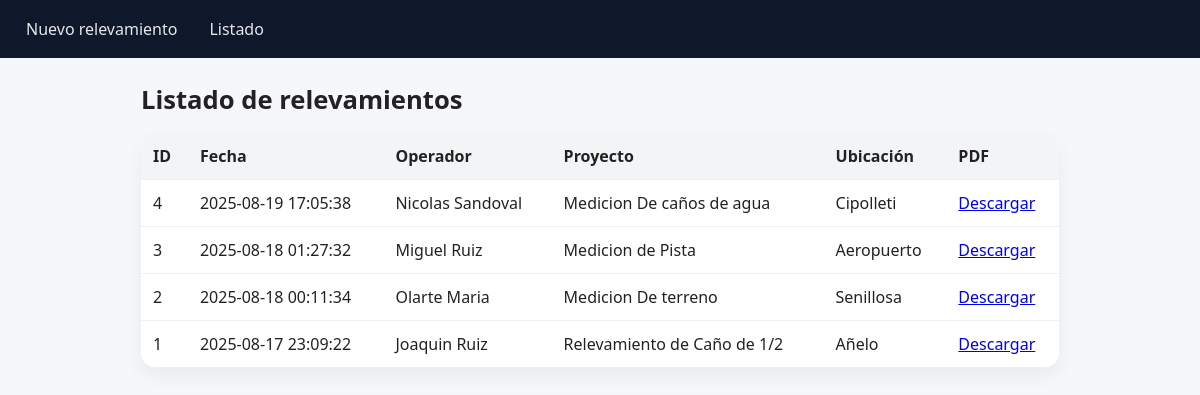
/listado, run on the app's committed database.
### tables this page shows
CREATE TABLE relevamientos (
            id INTEGER PRIMARY KEY AUTOINCREMENT,
            operador TEXT NOT NULL,
            ubicacion TEXT NOT NULL,
            proyecto TEXT NOT NULL,
            observaciones TEXT,
            fecha TEXT NOT NULL,
            pdf_nombre TEXT
        );

### app.py (the view)
    @app.route("/listado")
    def listado():
        with get_db() as conn:
            cur = conn.execute("SELECT * FROM relevamientos ORDER BY id DESC")
            filas = cur.fetchall()
        return render_template("listado.html", filas=filas)

### app.py (called while the page is built)
def get_db():
    conn = sqlite3.connect(DB_PATH)
    conn.row_factory = sqlite3.Row
    return conn

### templates/listado.html
{% extends "base.html" %}
{% block content %}
  <h1>Listado de relevamientos</h1>
  <table>
    <thead>
      <tr>
        <th>ID</th>
        <th>Fecha</th>
        <th>Operador</th>
        <th>Proyecto</th>
        <th>Ubicación</th>
        <th>PDF</th>
      </tr>
    </thead>
    <tbody>
      {% for f in filas %}
      <tr>
        <td>{{ f.id }}</td>
        <td>{{ f.fecha }}</td>
        <td>{{ f.operador }}</td>
        <td>{{ f.proyecto }}</td>
        <td>{{ f.ubicacion }}</td>
        <td><a href="{{ url_for('descargar', rid=f.id) }}">Descargar</a></td>
      </tr>
      {% else %}
      <tr>
        <td colspan="6">Sin registros aún.</td>
      </tr>
      {% endfor %}
    </tbody>
  </table>
{% endblock %}

### templates/base.html (shortened to what this page needs)
<!doctype html>
<html lang="es">
  <head>
    <link rel="stylesheet" href="{{ url_for('static', filename='styles.css') }}">
  </head>
  <body>
    <nav class="nav">
      <a href="{{ url_for('index') }}">Nuevo relevamiento</a>
      <a href="{{ url_for('listado') }}">Listado</a>
    </nav>
    <main class="container">
      {% block content %}{% endblock %}
    </main>
  </body>
</html>

### static/styles.css (style rules this page uses)
* { box-sizing: border-box; }
body { font-family: system-ui, -apple-system, Segoe UI, Roboto, Arial, sans-serif; margin: 0; background: #f6f7fb; color: #222; }
.container { max-width: 950px; margin: 24px auto; padding: 0 16px; }
.nav { background: #0f172a; color: white; padding: 12px 16px; display: flex; gap: 12px; }
.nav a { color: #e5e7eb; text-decoration: none; padding: 6px 10px; border-radius: 10px; }
h1 { margin: 0 0 16px; font-size: 1.6rem; }
table { width: 100%; border-collapse: collapse; background: white; border-radius: 14px; overflow: hidden; box-shadow: 0 10px 20px rgba(0,0,0,0.05); }
th, td { text-align: left; padding: 12px; border-bottom: 1px solid #eee; }
thead th { background: #f3f4f6; font-weight: 700; }
tr:last-child td { border-bottom: none; }

### data on the page
relevamientos: id "4", fecha "2025-08-19 17:05:38", operador "Nicolas Sandoval", proyecto "Medicion De caños de agua", ubicacion "Cipolleti"
relevamientos: id "3", fecha "2025-08-18 01:27:32", operador "Miguel Ruiz", proyecto "Medicion de Pista", ubicacion "Aeropuerto"
relevamientos: id "2", fecha "2025-08-18 00:11:34", operador "Olarte Maria", proyecto "Medicion De terreno", ubicacion "Senillosa"
relevamientos: id "1", fecha "2025-08-17 23:09:22", operador "Joaquin Ruiz", proyecto "Relevamiento de Caño de 1/2", ubicacion "Añelo"
